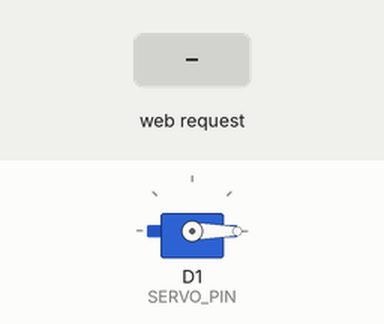
Simulated run of this sketch. Board: ESP8266 (NodeMCU). Parts: servo. The test bench sets the inputs (shaded band). WiFi joins after 1.5 s; servers stay silent unless stated; what the sketch prints to the serial monitor is not drawn.

Above: at 3.7 s.
3.8 s: HTTP request GET /servo?angle=120 received
At 5.2 s:
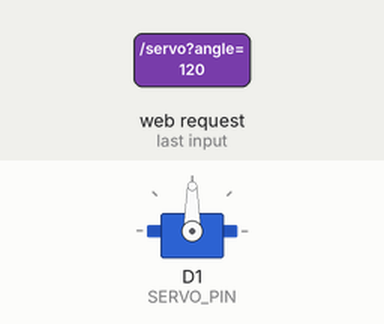
6.8 s: HTTP request GET /servo?angle=0 received
At 8.7 s:
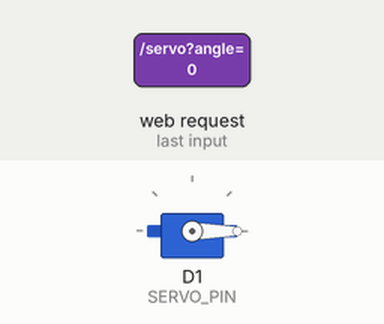
Timing chart, 0 to 10.2 s (numbered marks = the images above; inputs shaded):
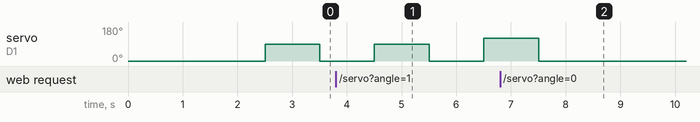

Measured:
- after the input at 6.8 s, servo on D1 (SERVO_PIN): goes on until 7.5 s, then stays 0°

The sketch:

servo-joystick.ino
```cpp
#include <ESP8266WiFi.h>
#include <ESP8266WebServer.h>
#include <Servo.h>

String ip = "";
const char* ssid = "PhongTro1_5G";
const char* password = "mythien123";

ESP8266WebServer server(80);

const int JOY_X_PIN = A0;
const int JOY_Z_PIN = D5;

const int SERVO_PIN = D1;
Servo myServo;

enum ServoState {
  MOVING_TO_TARGET,
  MOVING_TO_ZERO,
  IDLE
};

volatile int targetAngle = 90;
volatile int newTargetAngle = targetAngle;
volatile bool newAngleReceived = false;
volatile ServoState servoState = IDLE;
unsigned long lastMoveTime = 0;
const unsigned long moveInterval = 1000;

// Giao diện web
const char MAIN_page[] PROGMEM = R"=====(
<!DOCTYPE html>
<html lang="vi">
<head>
  <meta charset="utf-8">
  <title>Servo & Joystick</title>
  <style>
    body {
      background-color: #1a1a1a;
      color: #ffffff;
      font-family: 'Segoe UI', sans-serif;
      display: flex;
      flex-direction: column;
      align-items: center;
      padding: 30px;
    }

    h1 {
      color: #E76F51;
      margin-bottom: 30px;
    }

    label {
      font-size: 1.2em;
      margin-bottom: 5px;
    }

    input[type=number] {
      font-size: 1.5em;
      padding: 10px;
      width: 120px;
      text-align: center;
      border: 2px solid #E76F51;
      border-radius: 8px;
      background-color: #2c2c2c;
      color: #ffffff;
      outline: none;
      margin-bottom: 20px;
      transition: border 0.3s;
    }

    input[type=number]:focus {
      border-color: #F4A261;
    }

    #joystickVal {
      font-size: 1.4em;
      background-color: #2c2c2c;
      padding: 15px 25px;
      border-radius: 10px;
      border: 2px solid #E76F51;
      margin-top: 20px;
      box-shadow: 0 0 10px rgba(231, 111, 81, 0.5);
    }

    .footer {
      margin-top: 40px;
      font-size: 0.9em;
      color: #888;
    }
  </style>
</head>
<body>
  <h1>Điều Khiển Servo & Joystick</h1>

  <label for="angleInput">Nhập góc quay (0 - 180):</label><br>
  <input type="number" id="angleInput" value="90" min="0" max="180"><br>

  <div id="joystickVal">Đang đọc joystick...</div>

  <div class="footer">ESP8266 Web Control | Màu cam gạch + đen</div>

  <script>
    function getAngle() {
      let val = parseInt(document.getElementById('angleInput').value);
      if (isNaN(val) || val < 0) val = 0;
      if (val > 180) val = 180;
      return val;
    }

    document.getElementById('angleInput').addEventListener('keydown', function(event) {
      if (event.key === 'Enter') {
        let angle = getAngle();
        fetch("/servo?angle=" + angle)
          .then(res => res.text())
          .then(data => alert(data));
      }
    });

    function fetchJoystick() {
      fetch("/joystick")
        .then(res => res.json())
        .then(data => {
          console.log(data);
          document.getElementById('joystickVal').innerText =
            "Trục X: " + data.x + " | Nút Z: " + (data.z == 0 ? "Đã nhấn" : "Thả");
        });
    }

    setInterval(fetchJoystick, 1000);
    fetchJoystick();
  </script>
</body>
</html>
)=====";

void handleRoot() {
  server.send_P(200, "text/html", MAIN_page);
}

void handleJoystick() {
  int xValue = analogRead(JOY_X_PIN);
  int zState = digitalRead(JOY_Z_PIN);

  String json = "{\"x\":" + String(xValue) + ",\"z\":" + String(zState) + "}";
  server.send(200, "application/json", json);
}

void handleServo() {
  if (!server.hasArg("angle")) {
    server.send(400, "text/plain", "Thiếu góc");
    return;
  }
  int angle = constrain(server.arg("angle").toInt(), 0, 180);
  newTargetAngle = angle;
  newAngleReceived = true;
  server.send(200, "text/plain", "Góc mới sẽ được áp dụng sau chu kỳ hiện tại: " + String(newTargetAngle));
}
void setup() {
  Serial.begin(115200);
  pinMode(JOY_X_PIN, INPUT);
  pinMode(JOY_Z_PIN, INPUT_PULLUP);

  myServo.attach(SERVO_PIN, 544, 2400);
  myServo.write(0);
  delay(1000);

  WiFi.begin(ssid, password);
  Serial.print("Kết nối WiFi...");
  while (WiFi.status() != WL_CONNECTED) {
    delay(500);
    Serial.print(".");
  }
  Serial.println("\nKết nối thành công!");
  Serial.print("IP: ");
  Serial.println(WiFi.localIP());
  ip = WiFi.localIP().toString();
  server.on("/", handleRoot);
  server.on("/joystick", handleJoystick);
  server.on("/servo", handleServo);
  server.begin();
  servoState = MOVING_TO_TARGET;
  Serial.println("Web server đã sẵn sàng");
}

void updateServo() {
  unsigned long currentTime = millis();

  if (currentTime - lastMoveTime >= moveInterval) {
    Serial.println("Xoay");
    lastMoveTime = currentTime;
    switch (servoState) {
      case MOVING_TO_TARGET:
        myServo.write(targetAngle);
        servoState = MOVING_TO_ZERO;
        break;

      case MOVING_TO_ZERO:
        myServo.write(0);
        servoState = MOVING_TO_TARGET;

        if (newAngleReceived) {
          targetAngle = newTargetAngle;
          newAngleReceived = false;
        }
        break;

      case IDLE:
        // Không làm gì
        break;
    }
  }
}

void loop() {
  Serial.println(ip);
  server.handleClient();
  updateServo();
}

/*
Cách lắp:
- Servo:
  + Tín hiệu -> D1
  + VCC -> Vin
  + GND -> GND

- joystick:
  + Y: A0
  + SW: D5
  + VCC -> 3.3V
  + GND -> GND

*/
```
